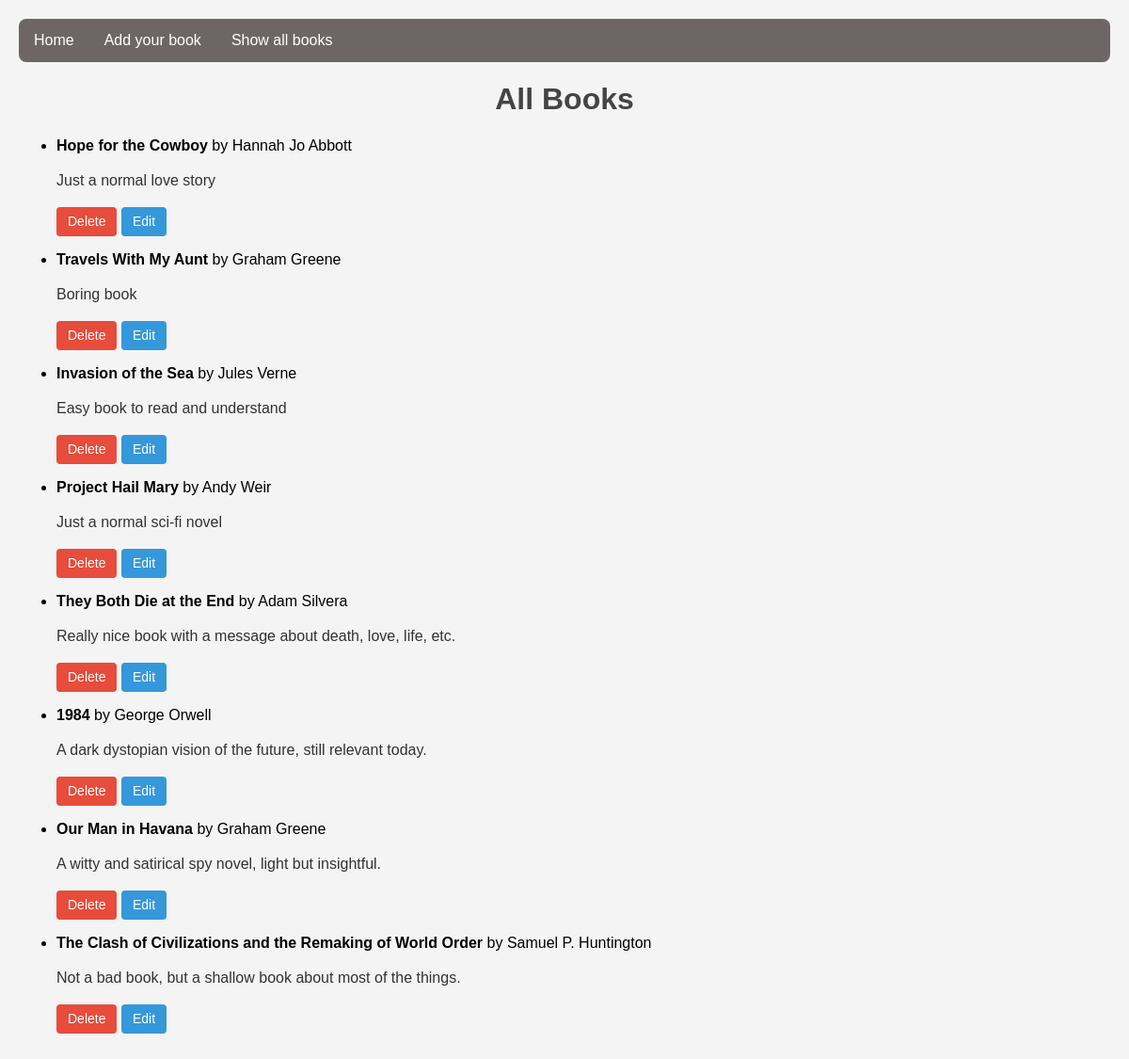
Before: /books with the older database file.
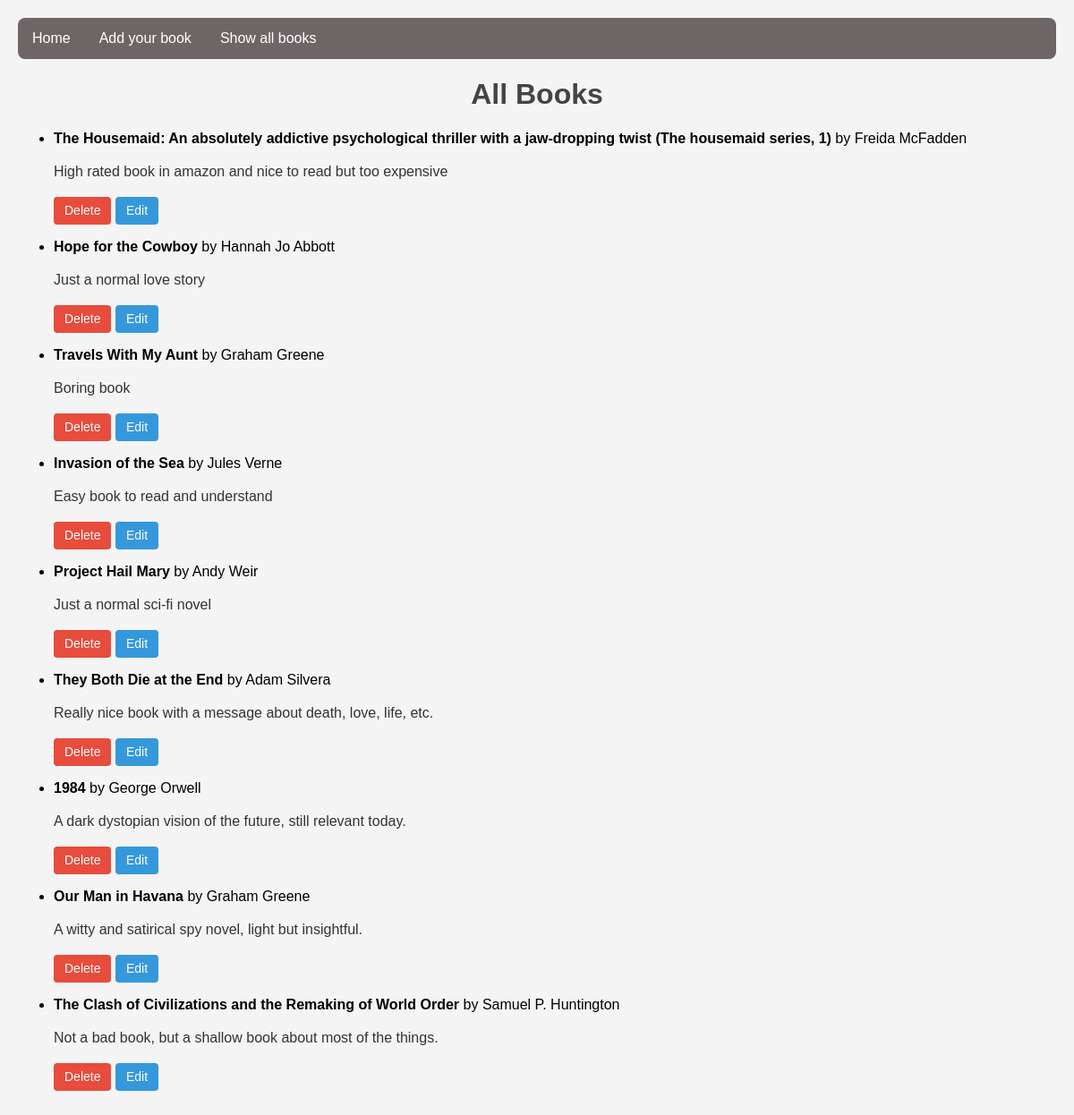
After: the same page with the newer database file.
### models.py (models this page shows, shortened)
class Book(db.Model):
    id: int = db.Column(db.Integer, primary_key=True)
    author_name: str = db.Column(db.String(100), nullable=False)
    book_name: str = db.Column(db.String(200), nullable=False)
    reader_description: str = db.Column(db.Text, nullable=False)

### app.py (the view)
@app.route("/books")
def all_books() -> str: # New route to display all books
    books: list[Book] = Book.query.order_by(Book.id.desc()).all()
    return render_template("all_books.html", book_list=books)

### templates/all_books.html (shortened to what this page needs)
{% extends "base.html" %}
{% block extra_css %}
  <link rel="stylesheet" href="{{ url_for('static', filename='css/all_books.css') }}">
{% endblock %}
{% block content %}
  <h1>All Books</h1>
  {% if book_list and book_list|length > 0 %}
    <ul>
      {% for book in book_list %}
        <li>
          <strong>{{ book.book_name }}</strong> by {{ book.author_name }}
          {% if book.reader_description %}
            <p>{{ book.reader_description }}</p>
          {% endif %}
          <p>
            <a href="{{ url_for('delete_book', book_id=book.id) }}" class="delete-link">Delete</a>
            <a href="{{ url_for('edit_book', book_id=book.id) }}" class="edit-link">Edit</a>
          </p>
        </li>
      {% endfor %}
    </ul>
  {% else %}
    <p>No books yet.</p>
  {% endif %}
{% endblock %}

### templates/base.html (shortened to what this page needs)
<!DOCTYPE html>
<html lang="en">
  <head>
    <link rel="stylesheet" href="{{ url_for('static', filename='css/main.css') }}">
    {% block extra_css %}{% endblock %}
  </head>
  <body>
    <nav class="navbar">
      <div class="container-fluid">
        <ul class="navbar-nav">
          <li class="nav-item"><a class="nav-link" href="{{ url_for('index') }}">Home</a></li>
          <li class="nav-item"><a class="nav-link" href="{{ url_for('add_book') }}">Add your book</a></li>
          <li class="nav-item"><a class="nav-link" href="{{ url_for('all_books') }}">Show all books</a></li>
        </ul>
      </div>
    </nav>
    <main class="container">
      {% block content %}{% endblock %}
    </main>
  </body>
</html>

### static/css/main.css (style rules this page uses)
body { font-family: Arial, sans-serif; margin: 0; padding: 20px; background-color: #f4f4f4; }
.navbar ul { list-style-type: none; background-color: #6e6666; padding: 0px; margin: 0px; overflow: hidden; border-radius: 8px; }
.navbar ul li { float: left; }
.navbar ul li a { display: block; padding: 14px 16px; color: white; text-align: center; text-decoration: none; }
h1 { color: #444; text-align: center; }
p { color: #333; line-height: 1.5; }

### static/css/all_books.css (style rules this page uses)
a { color: blue; text-decoration: none; }
.delete-link { display: inline-block; padding: 5px 12px; background-color: #e74c3c; color: white; font-size: 14px; border-radius: 4px; text-decoration: none; transition: background-color 0.3s ease; }
.edit-link { display: inline-block; padding: 5px 12px; background-color: #3498db; color: white; font-size: 14px; border-radius: 4px; text-decoration: none; transition: background-color 0.3s ease; }

Changed rows visible on the page:
added Book: book_name "The Housemaid: An absolutely addictive psychological thriller with a jaw-dropping twist (The housemaid series, 1)", author_name "Freida McFadden", reader_description "High rated book in amazon and nice to read but too expensive"
